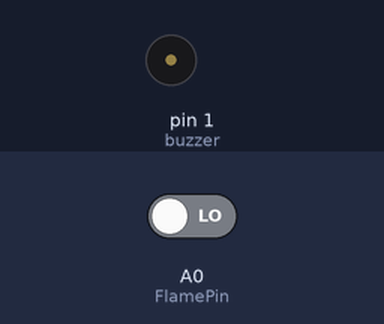
A sketch run on a simulated Arduino Uno, built with avr-gcc and run on an emulated ATmega328P. On the bench: buzzer (waves = sounding, pin HIGH). Inputs (shaded band) come from the test bench; at power-on: A0 (FlamePin) LOW.

Above: at 1.2 s.
1.3 s: A0 (FlamePin) driven HIGH
At 2.5 s:
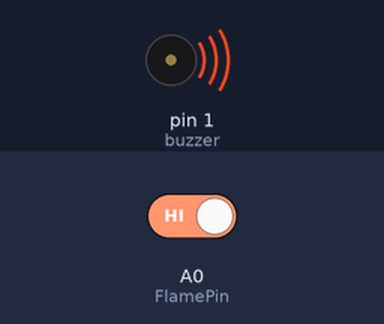
2.8 s: A0 (FlamePin) driven LOW
At 3.9 s:
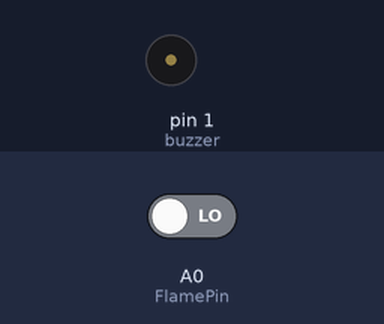
Timing chart, 0 to 5.8 s (numbered marks = the images above; inputs shaded):
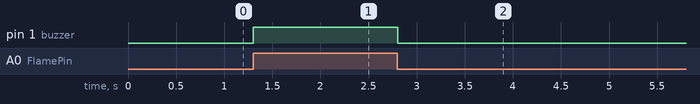

The sketch:

flamealert.ino
```cpp
#define FlamePin A0 //yangın sensörü pini girişi
#define buzzer 1 //buzzer pini

void setup() {   // kurulum

   pinMode(FlamePin, INPUT);
   pinMode(buzzer, OUTPUT);

   delay(10);
}

void loop() { // calisma mekanizmasi

int Flame = digitalRead(FlamePin);

if(Flame==HIGH) //Yangın high verirse
{
  digitalWrite(buzzer, HIGH); //buzzerın çalışması uyarılır.
  delay(10);

}
else
{
 digitalWrite(buzzer, LOW); //diger durumda çalışmaz
}

}
```

Measured:
- after the input at 1.3 s, pin 1 (buzzer): LOW → HIGH at once
- after the input at 2.8 s, pin 1 (buzzer): HIGH → LOW at once
